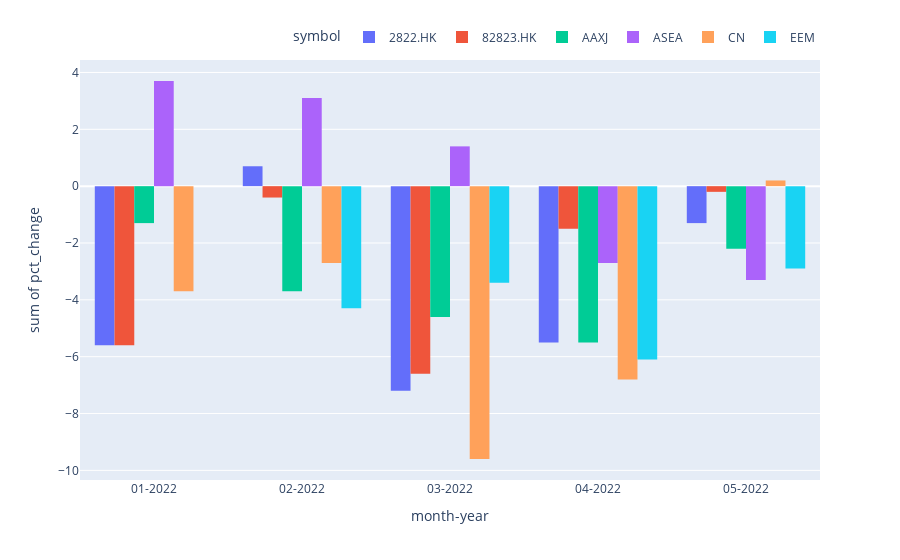

Notebook code for this chart:
### Code cell
chart_title='pct_change'
fig = px.histogram(df_Monthly_Price, x="month-year", y="pct_change",
             color='symbol', barmode='group',height=600)

fig.update_layout(legend=dict(
    orientation="h",
    yanchor="bottom",
    y=1.02,
    xanchor="right",
    x=1
))
fig.show()

pio.write_image(fig, f"{report_path}\\{title}-{chart_title}.png")

### Figure 1 — Plotly figure (JSON) as saved in the notebook; plotly's stock layout.template omitted (floating-point values rounded to 4 significant figures)
{"data": [{"alignmentgroup": "True", "bingroup": "x", "histfunc": "sum", "hovertemplate": "symbol=2822.HK<br>month-year=%{x}<br>sum of pct_change=%{y}<extra></extra>", "legendgroup": "2822.HK", "marker": {"color": "#636efa", "pattern": {"shape": ""}}, "name": "2822.HK", "offsetgroup": "2822.HK", "orientation": "v", "showlegend": true, "type": "histogram", "x": ["01-2022", "02-2022", "03-2022", "04-2022", "05-2022"], "xaxis": "x", "y": [-5.6, 0.7, -7.2, -5.5, -1.3], "yaxis": "y"}, {"alignmentgroup": "True", "bingroup": "x", "histfunc": "sum", "hovertemplate": "symbol=82823.HK<br>month-year=%{x}<br>sum of pct_change=%{y}<extra></extra>", "legendgroup": "82823.HK", "marker": {"color": "#EF553B", "pattern": {"shape": ""}}, "name": "82823.HK", "offsetgroup": "82823.HK", "orientation": "v", "showlegend": true, "type": "histogram", "x": ["01-2022", "02-2022", "03-2022", "04-2022", "05-2022"], "xaxis": "x", "y": [-5.6, -0.4, -6.6, -1.5, -0.2], "yaxis": "y"}, {"alignmentgroup": "True", "bingroup": "x", "histfunc": "sum", "hovertemplate": "symbol=AAXJ<br>month-year=%{x}<br>sum of pct_change=%{y}<extra></extra>", "legendgroup": "AAXJ", "marker": {"color": "#00cc96", "pattern": {"shape": ""}}, "name": "AAXJ", "offsetgroup": "AAXJ", "orientation": "v", "showlegend": true, "type": "histogram", "x": ["01-2022", "02-2022", "03-2022", "04-2022", "05-2022"], "xaxis": "x", "y": [-1.3, -3.7, -4.6, -5.5, -2.2], "yaxis": "y"}, {"alignmentgroup": "True", "bingroup": "x", "histfunc": "sum", "hovertemplate": "symbol=ASEA<br>month-year=%{x}<br>sum of pct_change=%{y}<extra></extra>", "legendgroup": "ASEA", "marker": {"color": "#ab63fa", "pattern": {"shape": ""}}, "name": "ASEA", "offsetgroup": "ASEA", "orientation": "v", "showlegend": true, "type": "histogram", "x": ["01-2022", "02-2022", "03-2022", "04-2022", "05-2022"], "xaxis": "x", "y": [3.7, 3.1, 1.4, -2.7, -3.3], "yaxis": "y"}, {"alignmentgroup": "True", "bingroup": "x", "histfunc": "sum", "hovertemplate": "symbol=CN<br>month-year=%{x}<br>sum of pct_change=%{y}<extra></extra>", "legendgroup": "CN", "marker": {"color": "#FFA15A", "pattern": {"shape": ""}}, "name": "CN", "offsetgroup": "CN", "orientation": "v", "showlegend": true, "type": "histogram", "x": ["01-2022", "02-2022", "03-2022", "04-2022", "05-2022"], "xaxis": "x", "y": [-3.7, -2.7, -9.6, -6.8, 0.2], "yaxis": "y"}, {"alignmentgroup": "True", "bingroup": "x", "histfunc": "sum", "hovertemplate": "symbol=EEM<br>month-year=%{x}<br>sum of pct_change=%{y}<extra></extra>", "legendgroup": "EEM", "marker": {"color": "#19d3f3", "pattern": {"shape": ""}}, "name": "EEM", "offsetgroup": "EEM", "orientation": "v", "showlegend": true, "type": "histogram", "x": ["01-2022", "02-2022", "03-2022", "04-2022", "05-2022"], "xaxis": "x", "y": [0, -4.3, -3.4, -6.1, -2.9], "yaxis": "y"}], "layout": {"autosize": true, "barmode": "group", "legend": {"orientation": "h", "title": {"text": "symbol"}, "tracegroupgap": 0, "x": 1, "xanchor": "right", "y": 1.02, "yanchor": "bottom"}, "margin": {"t": 60}, "xaxis": {"anchor": "y", "autorange": true, "domain": [0, 1], "range": [-0.5, 4.5], "title": {"text": "month-year"}, "type": "category"}, "yaxis": {"anchor": "x", "autorange": true, "domain": [0, 1], "range": [-10.34, 4.439], "title": {"text": "sum of pct_change"}, "type": "linear"}}}
